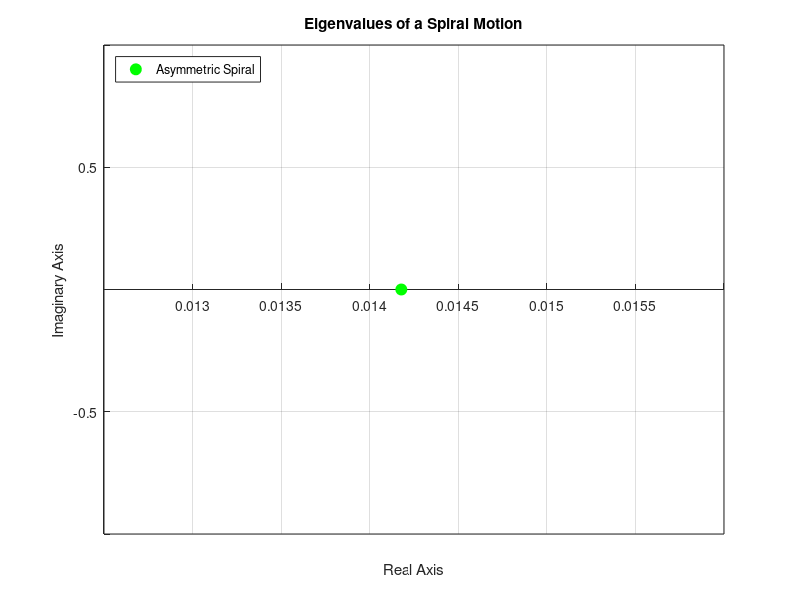
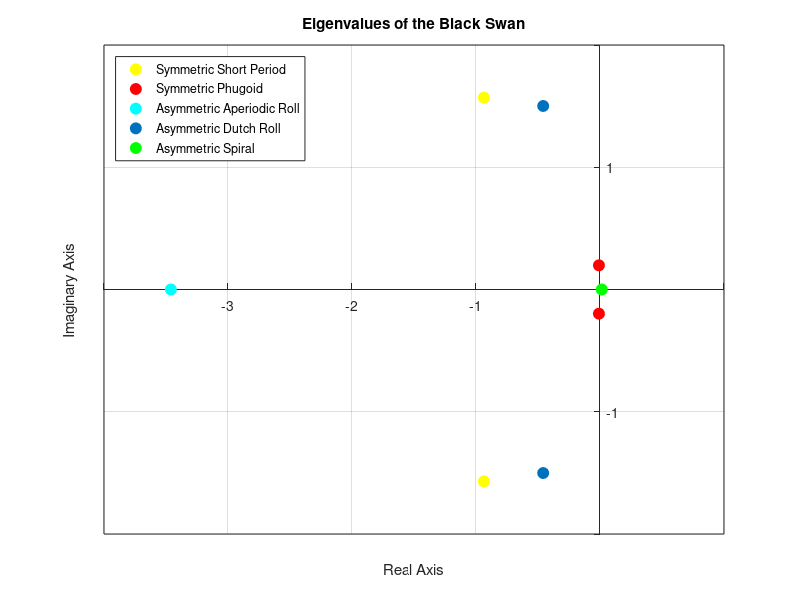

These charts were generated, in order, by the following MATLAB code:
clc; clear all; 

%Dynamic Stability Analysis of the full scale Black Swan

%Sources used:
%Lectures Flight Dynamic// AE3212-I
%Airplane Design 1985, J.Roskam
%Flight Dynamics 2013, J.A. Mulder / W.H.J.J. van Staveren / J.C. van der Vaart / E. de Weerdt /
%C.C. de Visser / A.C. in ’t Veld / E. Mooij

%%Inputs
%CRUISE CONDITIONS FOR ALL MANEUVERS 

Ix = 6280.17; %Moment of inertia around x-axis [kg*m^2]
Iy = 2634.91; %Moment of inertia around y-axis [kg*m^2]
Iz = 8363.42; %Moment of inertia around z-axis [kg*m^2]
Ixz = 294.60; %Moment of inertia around xz-plane [kg*m^2]
C_la= 4.7603; %Lift curve slope, taken from data sheet provided by Martin dCl/dalpha[1/rad] 
S= 17.0816; %Wing surface area [m^2]
c= 1.1172; %Mean aerodynamic chord [m]
b= 16.0; %Wing span [m]
A = b^2/S; %Aspect ratio [-]
g= 9.81; %Gravitational acceleration [m/s^2]
m = 1100. ;%mass [kg}
W = m*g; %Weight [N]
V = 38.0; %Cruise velocity  [m/s] 
C_L = 0.645;% Lift coefficient at 0 deg AoA and -2 deg incidence [-]
rho = 0.736; %Density at 5000m altitude [kg/m^3]
C_D = 0.0393; %Drag coefficient of the aircraft [-]
T_p = 571.; %Thrust of the propuslive system [N] , as taken from Vlado
T_c = T_p/(0.5*rho*V^2*S); %Thrust coefficient of the propulsive system [-]
mu_c=m./(rho*S*c); %Dimesional parameter for symmetric motion 
mu_b=m./(rho*S*b); %Dimesional parameter for asymmetric motion 
Kx2 = (Ix/(rho*S*b^3))/mu_b; % Non-dimesional moment of inertia around x axis [kg*m^2]
Ky2 = (Iy/(rho*S*c^3))/mu_c; % Non-dimenstional moment of inertia around y axis [kg*m^2]
Kz2 = (Iz/(rho*S*b^3))/mu_b; %Non-dimensional moment of inertia around z axis [kg*m^2]
Kxz = (Ixz/(rho*S*b^3))/mu_b;%Non-dimensional moment of inertia around in the xz plane [kg*m^2]
e = 0.8; %Assumed oswald efficiency factor
H = 5000; %Cruise altitude [m]
de_da = 0.2899; %Total downwash gradient [-]
Sh = 2.726; %Surface area of horizontal tail [m^2]
lh = 4.4889; %Distance between the aerodynamic center of the wing and the aerodynamic center of the horizontal tail [m]
Vh_V = sqrt(0.85); % Velocity ratio of horizontal tail to wing [-]
C_nha = 0.5/0.174533; %Lift curve slope of horizontal tail, extrapolated from data by Martin [-]

%Derivatives for symmetric flight
C_x0 = -C_D + T_c; %Coefficient of X-force in X-direction in equilibrium condition
C_z0 = -C_L; %Coefficient of Z-force in Z-direction in equilibrium condition
C_xu = -2.*C_D; %-0.0279; % Derivative of coefficient of X-force in X-direction with respect to velocity
C_zu =  -2.*C_L ; %-0.3762;% Derivative of coefficient of Z-force in Z-direction with respect to velocity
C_mu = 0.0;%0.0699; % Derivative of the pitching moment coefficient with respect to velocity
C_xa =  C_L*(1-(2.*C_la)/(pi*A*e)); %-0.4797; % Derivative of coefficient of X-force in X-direction with respect to angle of attack
C_za = -C_la - C_D; %-5.7434;% Derivative of coefficient of Z-force in Z-direction with respect to angle of attack
C_ma =  -0.66 ; %-0.5626; % Derivative of the pitching moment coefficient with respect to angle of attack, from data by Martin
C_zq = -2.*C_nha*Vh_V^2*(Sh*lh)/(S*c)  ; %-5.6629; % Derivative of coefficient of Z-force in Z-direction with respect to pitching velocity
C_mq =   -1.15*C_nha*Vh_V^2*(Sh*lh^2)/(S*c^2); %-8.7941; % Derivative of the pitching moment coefficient with respect to pitching velocity
C_zar = -0.2*de_da*Vh_V^2*(Sh*lh)/(S*c) ; %-0.0035; % Derivative of coefficient of Z-force in Z-direction with respect to the change in the angle of attack
C_mar = -0.2*de_da*Vh_V^2*(Sh*lh^2)/(S*c^2) ; %0.1780; % Derivative of the pitching moment coefficient with respect to the change in the angle of attack

%Derivatives for asymmetric flight
%Taken from cessna citation II as a reference aicraft with similar
%geometry,since 3D simulations required for correct derivatives
C_yb = -0.75; % Derivative of coefficient of the Y-force in Y-direction with resprect to the sideslip angle
C_lb = -0.1026;% Derivative of the rolling moment coefficient with respect to the sideslip angle
C_nb =  0.1348;% Derivative of the yawing moment coefficient with respect to the sideslip angle
C_nbr =  0.0; % Derivative of the yawing moment coefficient with respect to the change in the sideslip angle
C_yp = -0.0304;% Derivative of coefficient of the Y-force in Y-direction with resprect to the rolling velocity
C_lp = -0.7108;% Derivative of the rolling moment coefficient with respect to rolling velocity
C_np = -0.0602; % Derivative of the yawing moment coefficient with respect to the rolling velocity
C_yr = 0.8495; % Derivative of coefficient of the Y-force in Y-direction with resprect to the yawing velocity
C_lr = 0.2376; % Derivative of the rolling moment coefficient with respect to yawing velocity
C_nr = -0.2061;% Derivative of the yawing moment coefficient with respect to the yawing velocity

%%
prompt=input('Manuevre: ');

%% Short Oscillation
if prompt==1
    %slide 50
    disp('Short Period: ')
    short_period=[2*mu_c*Ky2*(2*mu_c-C_zar), -2*mu_c*Ky2*C_za-(2*mu_c+C_zq)*C_mar-(2*mu_c-C_zar)*C_mq,...
        C_za*C_mq-(2*mu_c+C_zq)*C_ma];
    root_short=roots(short_period);
    root_short=root_short*V/c;
    %Frequency, Period and Oscillations
    w0=sqrt(real(root_short(1)).^(2)+imag(root_short(1)).^(2))*V/c;
    big_zeta=-real(root_short(1))./sqrt(real(root_short(1)).^(2)+imag(root_short(1)).^(2));
    wn=w0*sqrt(1-big_zeta.^(2));
    P=2*pi./wn;
    T12=-0.693/real(root_short(1))*c/V;
    C12=-0.11*(imag(root_short(1))./real(root_short(1)));
    
    X1 = [real(root_short(1));real(root_short(2))];
    YMatrix1 = [imag(root_short(1)),imag(root_short(2))];
    figure1 = figure;
    axes1 = axes('Parent',figure1);
    hold(axes1,'on');
    plot(X1,YMatrix1,'DisplayName','Symmetric Short Period','MarkerFaceColor',[1 1 0],'MarkerEdgeColor',[1 1 0],...
    'MarkerSize',8,...
    'Marker','o',...
    'LineStyle','none',...
    'Color',[1 0 0]);
    xlabel('Real Axis');
    title('Eigenvalues of a Short Period Motion');
    ylabel('Imaginary Axis');
    box(axes1,'on');
    grid(axes1,'on');
    set(axes1,'XAxisLocation','origin','YAxisLocation','origin')
    legend1 = legend(axes1,'show');
    set(legend1,'Location','northwest');
    
    
end
%% Phugoid
if prompt==2
    disp('Phugoid: ')
    phugoid=[-4.*mu_c.^(2), 2.*mu_c.*C_xu, -C_zu.*C_z0];
    root_phugoid=roots(phugoid);
    root_phugoid=root_phugoid*V/c;
    %Frequency, Period and Oscillations
    w0=sqrt(real(root_phugoid(1)).^(2)+imag(root_phugoid(1)).^(2))*V/c;
    big_zeta=-real(root_phugoid(1))./sqrt(real(root_phugoid(1)).^(2)+imag(root_phugoid(1)).^(2));
    wn=w0*sqrt(1-big_zeta.^(2));
    P=2*pi./wn;
    T12=-0.693/real(root_phugoid(1))*c./V;
    C12=-0.11*(imag(root_phugoid(1))./real(root_phugoid(1)));
    
    X2 = [real(root_phugoid(1));real(root_phugoid(2))];
    YMatrix2 = [imag(root_phugoid(1)),imag(root_phugoid(2))];
    figure1 = figure;
    axes1 = axes('Parent',figure1);
    hold(axes1,'on');
    plot(X2,YMatrix2,'DisplayName','Symmetric Phugoid','MarkerFaceColor',[1 0 0],'MarkerSize',8,'Marker','o',...
    'LineStyle','none',...
    'Color',[1 0 0]); 
    xlabel('Real Axis');
    title('Eigenvalues of a Phugoid Motion');
    ylabel('Imaginary Axis');
    box(axes1,'on');
    grid(axes1,'on');
    set(axes1,'XAxisLocation','origin','YAxisLocation','origin')
    legend1 = legend(axes1,'show');
    set(legend1,'Location','northwest');
end
%% Aperiodic roll
if prompt==3
    disp('Aperiodic roll: ')
    aperiodic_roll=C_lp./(4*mu_b*Kx2);
    aperiodic_roll = aperiodic_roll*V./b;
    % Time for damp
    T12=-0.693./aperiodic_roll*b./V;
    
    X3 = [real(aperiodic_roll(1))];
    YMatrix3 = [0];
    figure1 = figure;
    axes1 = axes('Parent',figure1);
    hold(axes1,'on');
    plot(X3,YMatrix3,'DisplayName','Asymmetric Aperiodic Roll','MarkerFaceColor',[0 1 1],'MarkerEdgeColor',[0 1 1],...
    'MarkerSize',8,...
    'Marker','o',...
    'LineStyle','none',...
    'Color',[1 0 0]);
    xlabel('Real Axis');
    title('Eigenvalues of a Aperiodic Roll Motion');
    ylabel('Imaginary Axis');
    box(axes1,'on');
    grid(axes1,'on');
    set(axes1,'XAxisLocation','origin','YAxisLocation','origin')
    legend1 = legend(axes1,'show');
    set(legend1,'Location','northwest');
end
%% Dutch roll
if prompt==4
    disp('Dutch roll: ')
    dutch_roll=[8*mu_b.^(2)*Kz2, -2*mu_b*(C_nr+2*Kz2*C_yb), 4*mu_b*C_nb+C_yb*C_nr];
    root_dutch=roots(dutch_roll);
    root_dutch = root_dutch.*V./b;
    % Period, Frequency Time damping
    w0=sqrt(real(root_dutch(1)).^(2)+imag(root_dutch(1)).^(2))*V/c;
    big_zeta=-real(root_dutch(1))./sqrt(real(root_dutch(1)).^(2)+imag(root_dutch(1)).^(2));
    wn=w0*sqrt(1-big_zeta.^(2));
    P=2*pi./wn;
    T12=-0.693/real(root_dutch(1))*b/V;
    C12=-0.11*(imag(root_dutch(1))./real(root_dutch(1))); 
    
    X4 = [real(root_dutch(1));real(root_dutch(2))];
    YMatrix4 = [imag(root_dutch(1)),imag(root_dutch(2))];
    figure1 = figure;
    axes1 = axes('Parent',figure1);
    hold(axes1,'on');
    plot(X4,YMatrix4,'DisplayName','Asymmetric Dutch Roll','MarkerFaceColor',[0 0.447058826684952 0.74117648601532],...
    'MarkerEdgeColor',[0 0.447058826684952 0.74117648601532],...
    'MarkerSize',8,...
    'Marker','o',...
    'LineStyle','none',...
    'Color',[1 0 0]);
    xlabel('Real Axis');
    title('Eigenvalues of a Dutch Roll Motion');
    ylabel('Imaginary Axis');
    box(axes1,'on');
    grid(axes1,'on');
    set(axes1,'XAxisLocation','origin','YAxisLocation','origin')
    legend1 = legend(axes1,'show');
    set(legend1,'Location','northwest');
end
%% Spiral 
if prompt==5
    disp('Spiral eigenvalue: ')
    root_spiral=(2*C_L*(C_lb*C_nr-C_nb*C_lr))./(C_lp*(C_yb*C_nr+4*mu_b*C_nb)-C_np*(C_yb*C_lr+4*mu_b*C_lb));
    root_spiral = root_spiral*V./b;
    disp('Spiral Numerator >0 is convergence');  
    (2*C_L*(C_lb*C_nr-C_nb*C_lr));
    disp('Numerator negative,spiral is unstable');
    % Time damping period
    T12=abs(-0.693/real(root_spiral)*b/V);
    
    X5 = [real(root_spiral(1))];
    YMatrix5 = [0];
    figure1 = figure;
    axes1 = axes('Parent',figure1);
    hold(axes1,'on');
    plot(X5,YMatrix5,'DisplayName','Asymmetric Spiral','MarkerFaceColor',[0 1 0],'MarkerEdgeColor',[0 1 0],...
    'MarkerSize',8,...
    'Marker','o',...
    'LineStyle','none',...
    'Color',[1 0 0]);
    xlabel('Real Axis');
    title('Eigenvalues of a Spiral Motion');
    ylabel('Imaginary Axis');
    box(axes1,'on');
    grid(axes1,'on');
    set(axes1,'XAxisLocation','origin','YAxisLocation','origin')
    legend1 = legend(axes1,'show');
    set(legend1,'Location','northwest');
end

%PLOT ALL MOTIONS ON A SINGLE
%GRAPH-----------------------------------------------------------------------------------------------
short_period=[2*mu_c*Ky2*(2*mu_c-C_zar), -2*mu_c*Ky2*C_za-(2*mu_c+C_zq)*C_mar-(2*mu_c-C_zar)*C_mq,...
    C_za*C_mq-(2*mu_c+C_zq)*C_ma];
root_short=roots(short_period);
root_short=root_short*V/c;

phugoid=[-4.*mu_c.^(2), 2.*mu_c.*C_xu, -C_zu.*C_z0];
root_phugoid=roots(phugoid);
root_phugoid=root_phugoid*V/c;

aperiodic_roll=C_lp./(4*mu_b*Kx2);
aperiodic_roll = aperiodic_roll*V./b;

dutch_roll=[8*mu_b.^(2)*Kz2, -2*mu_b*(C_nr+2*Kz2*C_yb), 4*mu_b*C_nb+C_yb*C_nr];
root_dutch=roots(dutch_roll);
root_dutch = root_dutch.*V./b;

root_spiral=(2*C_L*(C_lb*C_nr-C_nb*C_lr))./(C_lp*(C_yb*C_nr+4*mu_b*C_nb)-C_np*(C_yb*C_lr+4*mu_b*C_lb));
root_spiral = root_spiral*V./b;

X1 = [real(root_short(1));real(root_short(2))];
YMatrix1 = [imag(root_short(1)),imag(root_short(2))];
X2 = [real(root_phugoid(1));real(root_phugoid(2))];
YMatrix2 = [imag(root_phugoid(1)),imag(root_phugoid(2))];
X3 = [real(aperiodic_roll(1))];
YMatrix3 = [0];
X4 = [real(root_dutch(1));real(root_dutch(2))];
YMatrix4 = [imag(root_dutch(1)),imag(root_dutch(2))];
X5 = [real(root_spiral(1))];
YMatrix5 = [0];

figure1 = figure('Color',[1 1 1]);
axes1 = axes('Parent',figure1);
hold(axes1,'on');

plot(X1,YMatrix1,'DisplayName','Symmetric Short Period','MarkerFaceColor',[1 1 0],'MarkerEdgeColor',[1 1 0],...
    'MarkerSize',8,...
    'Marker','o',...
    'LineStyle','none',...
    'Color',[1 0 0]); hold on;
plot(X2,YMatrix2,'DisplayName','Symmetric Phugoid','MarkerFaceColor',[1 0 0],'MarkerSize',8,'Marker','o',...
    'LineStyle','none',...
    'Color',[1 0 0]); hold on;
plot(X3,YMatrix3,'DisplayName','Asymmetric Aperiodic Roll','MarkerFaceColor',[0 1 1],'MarkerEdgeColor',[0 1 1],...
    'MarkerSize',8,...
    'Marker','o',...
    'LineStyle','none',...
    'Color',[1 0 0]); hold on;
plot(X4,YMatrix4,'DisplayName','Asymmetric Dutch Roll','MarkerFaceColor',[0 0.447058826684952 0.74117648601532],...
    'MarkerEdgeColor',[0 0.447058826684952 0.74117648601532],...
    'MarkerSize',8,...
    'Marker','o',...
    'LineStyle','none',...
    'Color',[1 0 0]); hold on;
plot(X5,YMatrix5,'DisplayName','Asymmetric Spiral','MarkerFaceColor',[0 1 0],'MarkerEdgeColor',[0 1 0],...
    'MarkerSize',8,...
    'Marker','o',...
    'LineStyle','none',...
    'Color',[1 0 0]);

xlabel('Real Axis');
title('Eigenvalues of the Black Swan');
ylabel('Imaginary Axis');
box(axes1,'on');
grid(axes1,'on');
set(axes1,'XAxisLocation','origin','YAxisLocation','origin')
legend1 = legend(axes1,'show');
set(legend1,'Location','northwest');
%----------------------------------------------------------------------------------------------------------------